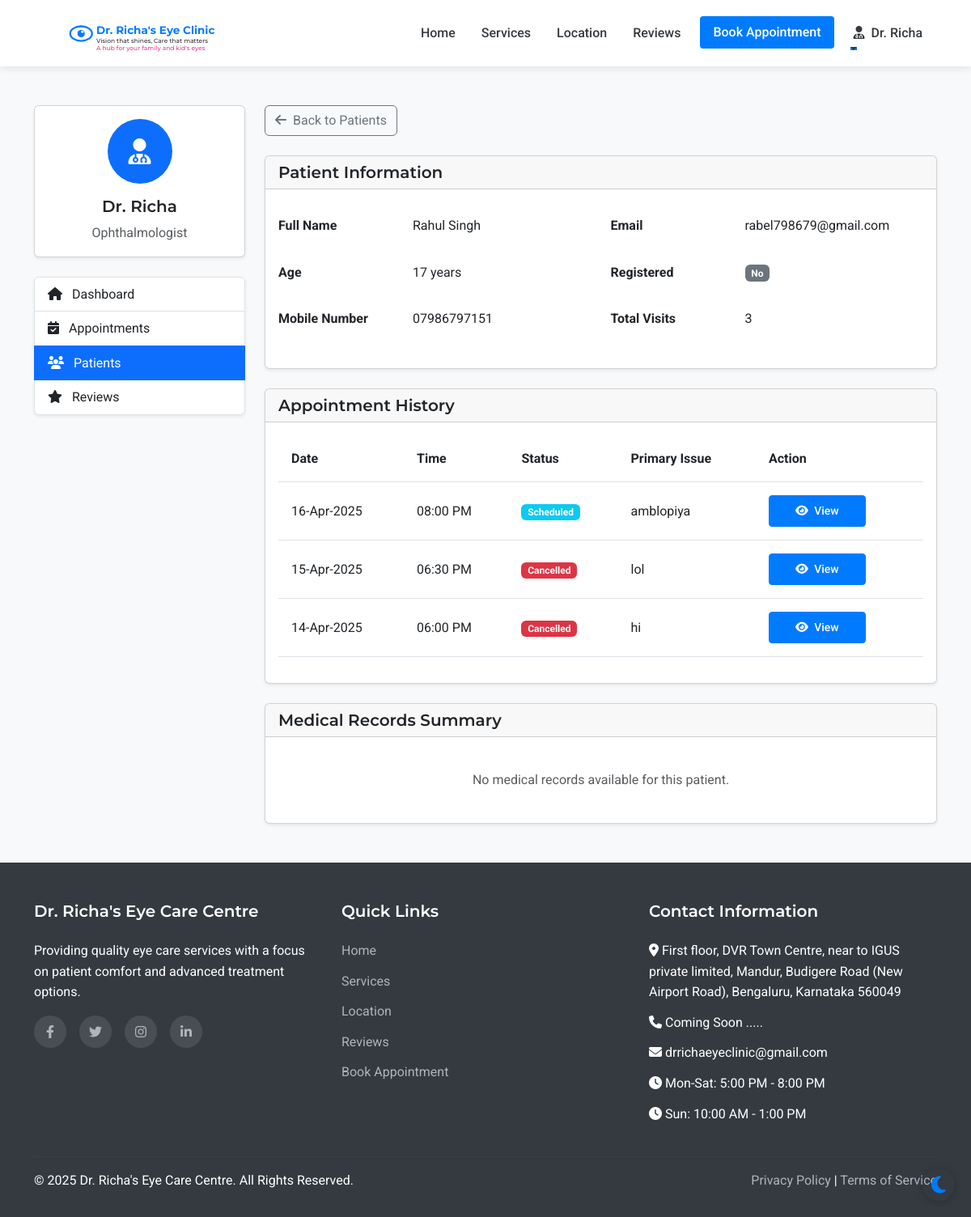
/admin/patient/1 (signed in), run on an earlier commit of the app's database.
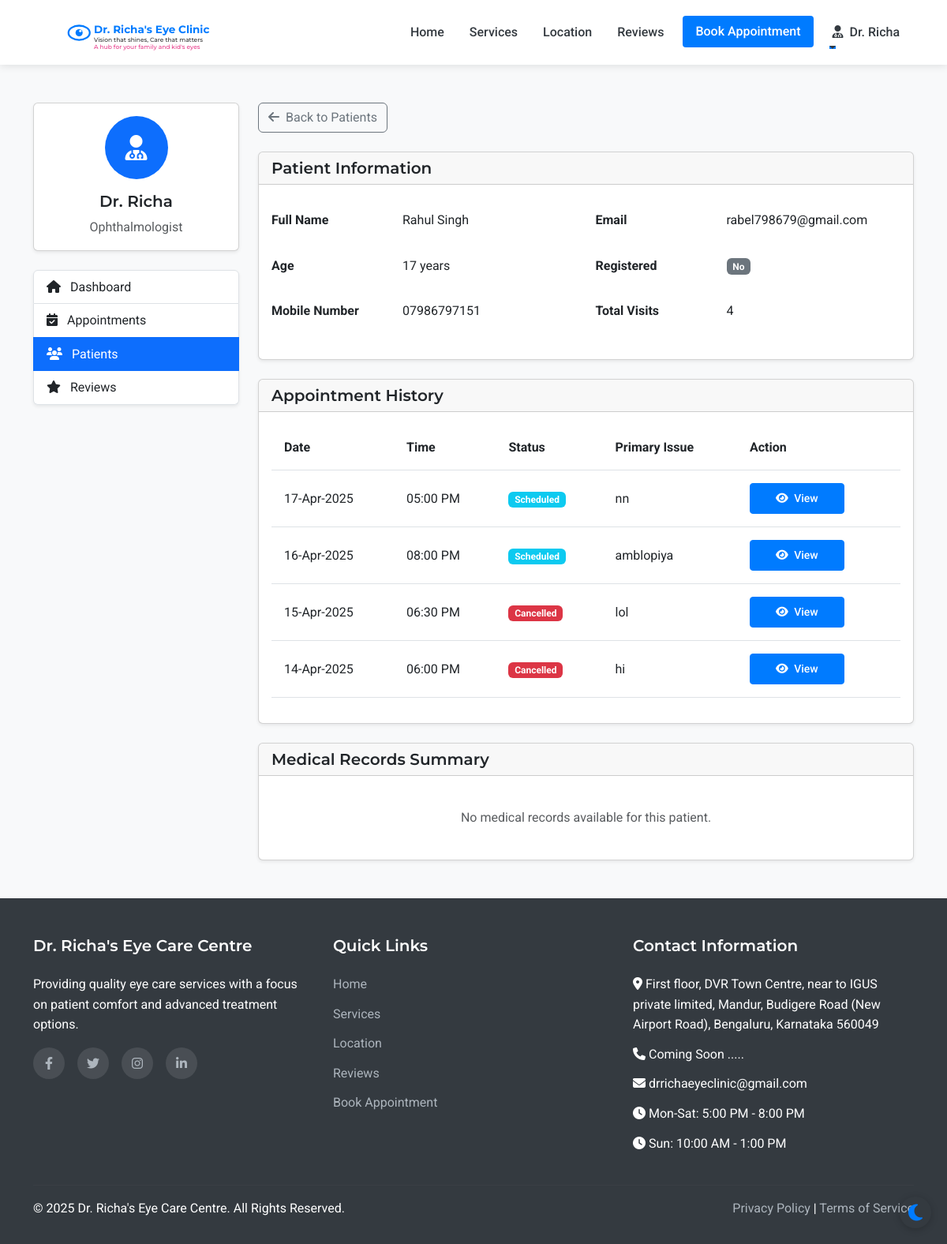
And on a later commit of the database.
### models.py (models this page shows, shortened)
class Appointment(db.Model):
    id = db.Column(db.Integer, primary_key=True)
    patient_id = db.Column(db.Integer, db.ForeignKey('patient.id'), nullable=False)
    appointment_date = db.Column(db.Date, nullable=False)
    appointment_time = db.Column(db.Time, nullable=False)
    primary_issue = db.Column(db.Text, nullable=True)
    referral_info = db.Column(db.String(255), nullable=True)
    status = db.Column(db.String(20), default='scheduled')  # scheduled, completed, cancelled
    created_at = db.Column(db.DateTime, default=datetime.utcnow)
    consultation_fee = db.Column(db.Float, nullable=False, default=500.0)
    payment_status = db.Column(db.String(20), default='pending')  # pending, paid

### routes.py (the view)
@app.route('/admin/patient/<int:patient_id>')
@login_required
def admin_patient_view(patient_id):
    if not (isinstance(current_user, Admin) or isinstance(current_user, Assistant) or isinstance(current_user, Doctor)):
        flash('Access denied. Staff privileges required.', 'danger')
        return redirect(url_for('index'))
    patient = Patient.query.get_or_404(patient_id)
    appointments = Appointment.query.filter_by(patient_id=patient_id).order_by(desc(Appointment.appointment_date)).all()
    return render_template('admin/patient_view.html', patient=patient, appointments=appointments)

### app.py (called while the page is built)
@login_manager.user_loader
def load_user(user_id):
    from models import Doctor, Assistant, Admin, Patient
    try:
        if user_id.startswith('doctor_'):
            return Doctor.query.get(int(user_id.split('_')[1]))
        elif user_id.startswith('assistant_'):
            return Assistant.query.get(int(user_id.split('_')[1]))
        elif user_id.startswith('admin_'):
            return Admin.query.get(int(user_id.split('_')[1]))
        else:
            return Patient.query.get(int(user_id))
    except (ValueError, AttributeError):
        return None

### routes.py (called while the page is built)
@app.context_processor
def inject_now():
    return {'now': datetime.now()}

### templates/admin/patient_view.html (shortened to what the changed rows need)
{% extends 'layout.html' %}
{% block content %}
<section class="py-5 bg-light">
    <div class="container">
        <div class="row">
            <div class="col-lg-9">
                <div class="card shadow-sm mb-4">
                    <div class="card-body">
                        <div class="row">
                            <div class="col-md-6">
                                <table class="table table-borderless">
                                    <tr>
                                        <th class="ps-0" style="width: 150px;">Full Name</th>
                                    </tr>
                                    <tr>
                                        <th class="ps-0">Age</th>
                                    </tr>
                                    <tr>
                                        <th class="ps-0">Mobile Number</th>
                                    </tr>
                                </table>
                            </div>
                            <div class="col-md-6">
                                <table class="table table-borderless">
                                    <tr>
                                        <th class="ps-0" style="width: 150px;">Email</th>
                                    </tr>
                                    <tr>
                                        <th class="ps-0">Registered</th>
                                    </tr>
                                    <tr>
                                        <th class="ps-0">Total Visits</th>
                                        <td>{{ patient.appointments|length }}</td>
                                    </tr>
                                </table>
                            </div>
                        </div>
                    </div>
                </div>
                <div class="card shadow-sm mb-4">
                    <div class="card-body">
                        {% if patient.appointments %}
                            <div class="table-responsive">
                                <table class="table table-hover">
                                    <thead>
                                        <tr>
                                            <th>Date</th>
                                            <th>Time</th>
                                            <th>Status</th>
                                            <th>Primary Issue</th>
                                            <th>Action</th>
                                        </tr>
                                    </thead>
                                    <tbody>
                                        {% for appointment in patient.appointments|sort(attribute='appointment_date', reverse=true) %}
                                            <tr>
                                                <td>{{ appointment.appointment_date.strftime('%d-%b-%Y') }}</td>
                                                <td>{{ appointment.appointment_time.strftime('%I:%M %p') }}</td>
                                                <td>
                                                    {% if appointment.status == 'scheduled' %}
                                                        <span class="badge bg-info">Scheduled</span>
                                                    {% elif appointment.status == 'completed' %}
                                                        <span class="badge bg-success">Completed</span>
                                                    {% elif appointment.status == 'cancelled' %}
                                                        <span class="badge bg-danger">Cancelled</span>
                                                    {% endif %}
                                                </td>
                                                <td>{{ appointment.primary_issue or 'Not specified' }}</td>
                                                <td>
                                                    <div class="btn-group" role="group">
                                                        <a href="{{ url_for('admin_appointment_view', appointment_id=appointment.id) }}" class="btn btn-sm btn-primary me-2">
                                                            <i class="fas fa-eye me-1"></i> View
                                                        </a>
                                                    </div>
                                                </td>
                                            </tr>
                                        {% endfor %}
                                    </tbody>
                                </table>
                            </div>
                        {% else %}
                            <div class="text-center p-4">
                                <p class="text-muted mb-0">No appointment history for this patient.</p>
                            </div>
                        {% endif %}
                    </div>
                </div>
                        {% set has_records = false %}
                        {% for appointment in patient.appointments %}
                            {% if appointment.medical_record %}
                                {% set has_records = true %}
                            {% endif %}
                        {% endfor %}
            </div>
        </div>
    </div>
</section>
{% endblock %}

What changed in the data, as far as the page shows it:
added Appointment: appointment_date "17-Apr-2025", appointment_time "05:00 PM", status "Scheduled", primary_issue "nn"
Also different on the page:
{{ patient.appointments|length }}: "3" → "4"
